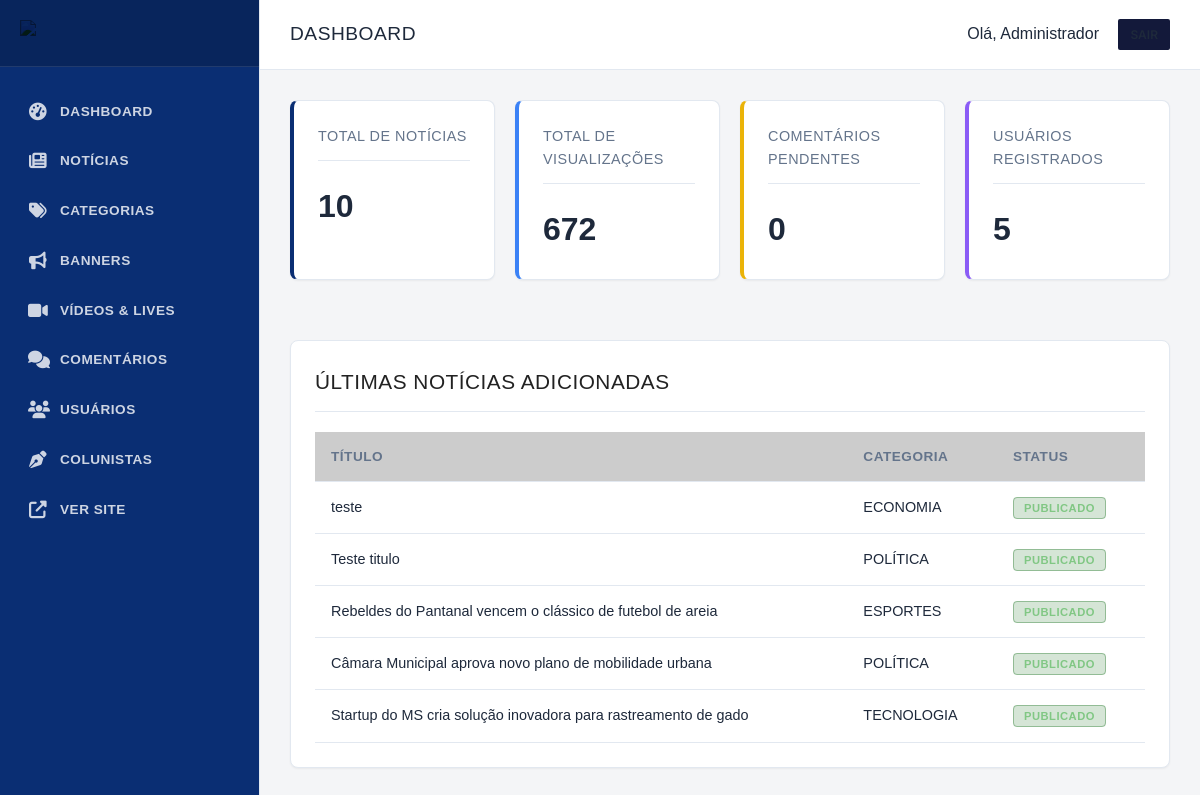
Page /admin/index.php (signed in) on the committed database.
### tables this page shows
CREATE TABLE `noticias` (
  `id` INTEGER PRIMARY KEY AUTOINCREMENT,
  `titulo` TEXT NOT NULL,
  `subtitulo` TEXT DEFAULT NULL,
  `slug` TEXT NOT NULL UNIQUE,
  `conteudo` TEXT NOT NULL,
  `imagem_destacada` TEXT DEFAULT NULL,
  `legenda_imagem` TEXT DEFAULT NULL,
  `autor_id` INTEGER NOT NULL,
  `categoria_id` INTEGER NOT NULL,
  `visualizacoes` INTEGER DEFAULT 0,
  `status` TEXT DEFAULT 'rascunho',
  `destaque` INTEGER DEFAULT 0,
  `urgente` INTEGER DEFAULT 0,
  `criado_em` TIMESTAMP DEFAULT CURRENT_TIMESTAMP,
  `atualizado_em` TIMESTAMP DEFAULT CURRENT_TIMESTAMP, data_agendamento DATETIME DEFAULT NULL, views INTEGER DEFAULT 0, created_at DATETIME, updated_at DATETIME,
  FOREIGN KEY (`autor_id`) REFERENCES `usuarios` (`id`) ON DELETE CASCADE,
  FOREIGN KEY (`categoria_id`) REFERENCES `categorias` (`id`) ON DELETE CASCADE
);

CREATE TABLE `categorias` (
  `id` INTEGER PRIMARY KEY AUTOINCREMENT,
  `nome` TEXT NOT NULL,
  `slug` TEXT NOT NULL UNIQUE,
  `cor` TEXT DEFAULT '#1b5e20',
  `criado_em` TIMESTAMP DEFAULT CURRENT_TIMESTAMP
, created_at DATETIME);

### includes/functions.php (called while the page is built, shortened)
<?php
function escape($string) {
    return htmlspecialchars($string, ENT_QUOTES, 'UTF-8');
}

### admin/index.php (the view, shortened to what this page needs)
<?php
require_once __DIR__ . '/includes/header.php';
$pdo = Database::getInstance();
$total_noticias = $pdo->query("SELECT COUNT(*) FROM noticias")->fetchColumn();
$total_usuarios = $pdo->query("SELECT COUNT(*) FROM usuarios")->fetchColumn();
$total_comentarios = $pdo->query("SELECT COUNT(*) FROM comentarios WHERE status = 'pendente'")->fetchColumn();
$total_views = $pdo->query("SELECT SUM(visualizacoes) FROM noticias")->fetchColumn();
$ultimas = $pdo->query("SELECT n.titulo, n.status, c.nome as categoria
                        FROM noticias n
                        JOIN categorias c ON n.categoria_id = c.id
                        ORDER BY n.criado_em DESC LIMIT 5")->fetchAll();
?>
<div style="display: grid; grid-template-columns: repeat(auto-fit, minmax(200px, 1fr)); gap: 20px; margin-bottom: 30px;">
    <div class="card" style="border-left: 4px solid var(--admin-primary);">
        <h3 style="color: var(--admin-text-light); font-size: 0.9rem; text-transform: uppercase;">Total de Notícias</h3>
        <p style="font-size: 2rem; font-weight: bold; margin-top: 10px;"><?= $total_noticias ?></p>
    </div>
    <div class="card" style="border-left: 4px solid #3b82f6;">
        <h3 style="color: var(--admin-text-light); font-size: 0.9rem; text-transform: uppercase;">Total de Visualizações</h3>
        <p style="font-size: 2rem; font-weight: bold; margin-top: 10px;"><?= $total_views ?? 0 ?></p>
    </div>
    <div class="card" style="border-left: 4px solid #eab308;">
        <h3 style="color: var(--admin-text-light); font-size: 0.9rem; text-transform: uppercase;">Comentários Pendentes</h3>
        <p style="font-size: 2rem; font-weight: bold; margin-top: 10px;"><?= $total_comentarios ?></p>
    </div>
    <div class="card" style="border-left: 4px solid #8b5cf6;">
        <h3 style="color: var(--admin-text-light); font-size: 0.9rem; text-transform: uppercase;">Usuários Registrados</h3>
        <p style="font-size: 2rem; font-weight: bold; margin-top: 10px;"><?= $total_usuarios ?></p>
    </div>
</div>
<div class="card">
    <h3 style="margin-bottom: 20px;">Últimas Notícias Adicionadas</h3>
    <div class="table-responsive">
        <table>
            <thead>
                <tr>
                    <th>Título</th>
                    <th>Categoria</th>
                    <th>Status</th>
                </tr>
            </thead>
            <tbody>
                <?php foreach ($ultimas as $item): ?>
                <tr>
                    <td><?= escape($item['titulo']) ?></td>
                    <td><?= escape($item['categoria']) ?></td>
                    <td>
                        <?php if ($item['status'] === 'publicado'): ?>
                            <span class="badge badge-success">Publicado</span>
                        <?php else: ?>
                            <span class="badge badge-warning">Rascunho</span>
                        <?php endif; ?>
                    </td>
                </tr>
                <?php endforeach; ?>
            </tbody>
        </table>
    </div>
</div>
<?php require_once __DIR__ . '/includes/footer.php'; ?>

### assets/css/style.css (style rules this page uses)
:root { --color-primary: #13193a; --color-primary-light: #1d2657; --color-accent: #CC0000; --color-text: #222222; --color-text-muted: #666666; --color-bg: #FFFFFF; --color-surface: #F8F9FA; --color-border: #E5E5E5; --color-footer-bg: #111111; --color-footer-text: #CCCCCC; --font-title: 'Merriweather', serif; --font-family: 'Inter', sans-serif; --shadow-sm: 0 1px 3px rgba(0,0,0,0.05); --transition: all 0.2s ease-in-out; }
* { margin: 0; padding: 0; box-sizing: border-box; }
body { font-family: var(--font-family); background-color: var(--color-bg); color: var(--color-text); line-height: 1.5; -webkit-font-smoothing: antialiased; }
h1, h2, h3, h4, h5, h6 { font-family: var(--font-title); font-weight: 700; color: var(--color-text); }

### assets/css/admin.css (style rules this page uses)
:root { --admin-bg: #f4f5f7; --admin-surface: #ffffff; --admin-sidebar: #0a2e73; --admin-sidebar-hover: #113f9c; --admin-sidebar-text: #ffffff; --admin-text: #1e293b; --admin-text-light: #64748b; --admin-primary: #0a2e73; --admin-accent: #c8102e; --admin-border: #e2e8f0; --shadow-sm: 0 1px 2px 0 rgba(0, 0, 0, 0.05); --shadow-md: 0 4px 6px -1px rgba(0, 0, 0, 0.1); }
body { margin: 0; font-family: 'Montserrat', sans-serif; background-color: var(--admin-bg); color: var(--admin-text); line-height: 1.6; }
h1, h2, h3, h4, h5, h6 { font-family: 'Bebas Neue', sans-serif; font-weight: 400; text-transform: uppercase; letter-spacing: 0.5px; }
.card { background: var(--admin-surface); border-radius: 8px; border: 1px solid var(--admin-border); box-shadow: var(--shadow-sm); padding: 24px; margin-bottom: 30px; color: var(--admin-text); }
.card h3 { font-size: 1.3rem; margin-top: 0; border-bottom: 1px solid var(--admin-border); padding-bottom: 12px; margin-bottom: 20px; }
.table-responsive { overflow-x: auto; }
table { width: 100%; border-collapse: collapse; }
table th, table td { padding: 14px 16px; text-align: left; border-bottom: 1px solid var(--admin-border); }
table th { background-color: rgba(0, 0, 0, 0.2); font-weight: 700; font-size: 0.85rem; text-transform: uppercase; letter-spacing: 0.5px; color: var(--admin-text-light); }
table td { font-size: 0.9rem; color: var(--admin-text); }
.badge { padding: 4px 10px; border-radius: 4px; font-size: 0.7rem; font-weight: 700; text-transform: uppercase; letter-spacing: 0.5px; }
.badge-success { background-color: rgba(46, 125, 50, 0.2); color: #81c784; border: 1px solid rgba(46, 125, 50, 0.4); }

### rows in the picture
noticias: titulo "teste", categoria.nome "ECONOMIA", status "PUBLICADO"
noticias: titulo "Teste titulo", categoria.nome "POLÍTICA", status "PUBLICADO"
noticias: titulo "Rebeldes do Pantanal vencem o clássico de futebol de areia", categoria.nome "ESPORTES", status "PUBLICADO"
noticias: titulo "Câmara Municipal aprova novo plano de mobilidade urbana", categoria.nome "POLÍTICA", status "PUBLICADO"
noticias: titulo "Startup do MS cria solução inovadora para rastreamento de gado", categoria.nome "TECNOLOGIA", status "PUBLICADO"

### other values in the picture
$page_title "DASHBOARD"
$_SESSION['user_nome'] "Administrador"
$total_noticias "10"
$total_views "672"
$total_comentarios "0"
$total_usuarios "5"
